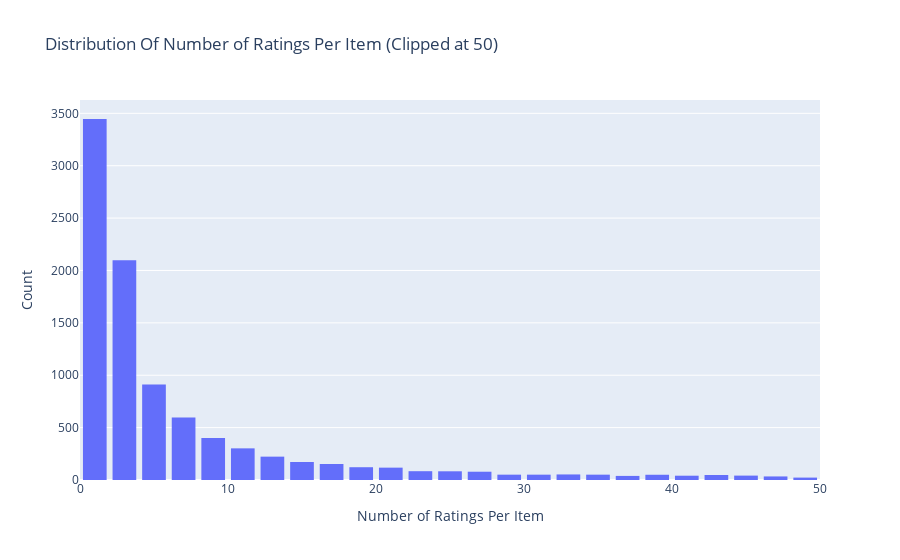

The notebook cell saved with this chart:
### Markdown cell above
### Ratings Distribution By Item

### Code cell
configure_plotly_browser_state()


data = df.groupby('itemID')['rating'].count().clip(upper=50)
# Create trace
trace = go.Histogram(x = data.values,
                     name = 'Ratings',
                     xbins = dict(start = 0,
                                  end = 50,
                                  size = 2))
# Create layout
layout = go.Layout(title = 'Distribution Of Number of Ratings Per Item (Clipped at 50)',
                   xaxis = dict(title = 'Number of Ratings Per Item'),
                   yaxis = dict(title = 'Count'),
                   bargap = 0.2)

# Create plot
fig = go.Figure(data=[trace], layout=layout)
iplot(fig)

### Figure 1 — Plotly figure (JSON) as saved in the notebook; plotly's stock layout.template omitted (floating-point values rounded to 4 significant figures; data arrays with more than 128 entries replaced by an {"elided": "..."} marker saying what was removed)
{"data": [{"name": "Ratings", "type": "histogram", "x": {"elided": "9724 int values"}, "xbins": {"end": 50, "size": 2, "start": 0}}], "layout": {"bargap": 0.2, "title": {"text": "Distribution Of Number of Ratings Per Item (Clipped at 50)"}, "xaxis": {"title": {"text": "Number of Ratings Per Item"}}, "yaxis": {"title": {"text": "Count"}}}}
